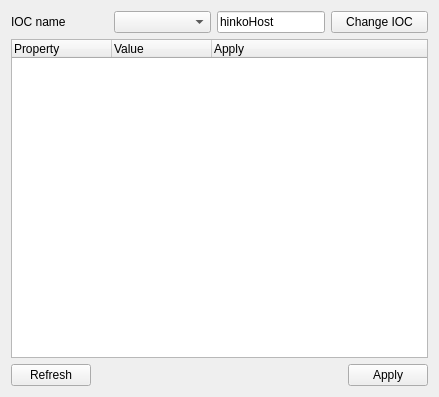
<?xml version="1.0" encoding="UTF-8"?>
<ui version="4.0">
 <class>PanelSingleIOCParam</class>
 <widget class="QWidget" name="PanelSingleIOCParam">
  <property name="geometry">
   <rect>
    <x>0</x>
    <y>0</y>
    <width>439</width>
    <height>397</height>
   </rect>
  </property>
  <property name="windowTitle">
   <string>PanelSingleIOCParam</string>
  </property>
  <layout class="QVBoxLayout" name="verticalLayout">
   <item>
    <layout class="QHBoxLayout" name="horizontalLayout_3">
     <item>
      <widget class="QLabel" name="label_3">
       <property name="sizePolicy">
        <sizepolicy hsizetype="Minimum" vsizetype="Minimum">
         <horstretch>0</horstretch>
         <verstretch>0</verstretch>
        </sizepolicy>
       </property>
       <property name="maximumSize">
        <size>
         <width>100</width>
         <height>16777215</height>
        </size>
       </property>
       <property name="text">
        <string>IOC name</string>
       </property>
      </widget>
     </item>
     <item>
      <widget class="QComboBox" name="comboBox_iocName"/>
     </item>
     <item>
      <widget class="QLineEdit" name="lineEdit_iocName">
       <property name="sizePolicy">
        <sizepolicy hsizetype="Preferred" vsizetype="Fixed">
         <horstretch>0</horstretch>
         <verstretch>0</verstretch>
        </sizepolicy>
       </property>
       <property name="maximumSize">
        <size>
         <width>16777215</width>
         <height>16777215</height>
        </size>
       </property>
       <property name="text">
        <string>hinkoHost</string>
       </property>
      </widget>
     </item>
     <item>
      <widget class="QPushButton" name="pushButton_changeIOC">
       <property name="sizePolicy">
        <sizepolicy hsizetype="Minimum" vsizetype="Fixed">
         <horstretch>0</horstretch>
         <verstretch>0</verstretch>
        </sizepolicy>
       </property>
       <property name="maximumSize">
        <size>
         <width>100</width>
         <height>16777215</height>
        </size>
       </property>
       <property name="text">
        <string>Change IOC</string>
       </property>
      </widget>
     </item>
    </layout>
   </item>
   <item>
    <widget class="QTreeWidget" name="treeWidget">
     <property name="editTriggers">
      <set>QAbstractItemView::NoEditTriggers</set>
     </property>
     <property name="tabKeyNavigation">
      <bool>true</bool>
     </property>
     <property name="showDropIndicator" stdset="0">
      <bool>false</bool>
     </property>
     <property name="alternatingRowColors">
      <bool>true</bool>
     </property>
     <property name="selectionMode">
      <enum>QAbstractItemView::NoSelection</enum>
     </property>
     <property name="selectionBehavior">
      <enum>QAbstractItemView::SelectRows</enum>
     </property>
     <property name="uniformRowHeights">
      <bool>true</bool>
     </property>
     <property name="itemsExpandable">
      <bool>true</bool>
     </property>
     <column>
      <property name="text">
       <string>Property</string>
      </property>
     </column>
     <column>
      <property name="text">
       <string>Value</string>
      </property>
     </column>
     <column>
      <property name="text">
       <string>Apply</string>
      </property>
     </column>
    </widget>
   </item>
   <item>
    <layout class="QHBoxLayout" name="horizontalLayout_2">
     <item>
      <widget class="QPushButton" name="pushButton_refresh">
       <property name="text">
        <string>Refresh</string>
       </property>
      </widget>
     </item>
     <item>
      <spacer name="horizontalSpacer">
       <property name="orientation">
        <enum>Qt::Horizontal</enum>
       </property>
       <property name="sizeHint" stdset="0">
        <size>
         <width>40</width>
         <height>20</height>
        </size>
       </property>
      </spacer>
     </item>
     <item>
      <widget class="QPushButton" name="pushButton_apply">
       <property name="text">
        <string>Apply</string>
       </property>
      </widget>
     </item>
    </layout>
   </item>
  </layout>
 </widget>
 <resources/>
 <connections/>
</ui>
